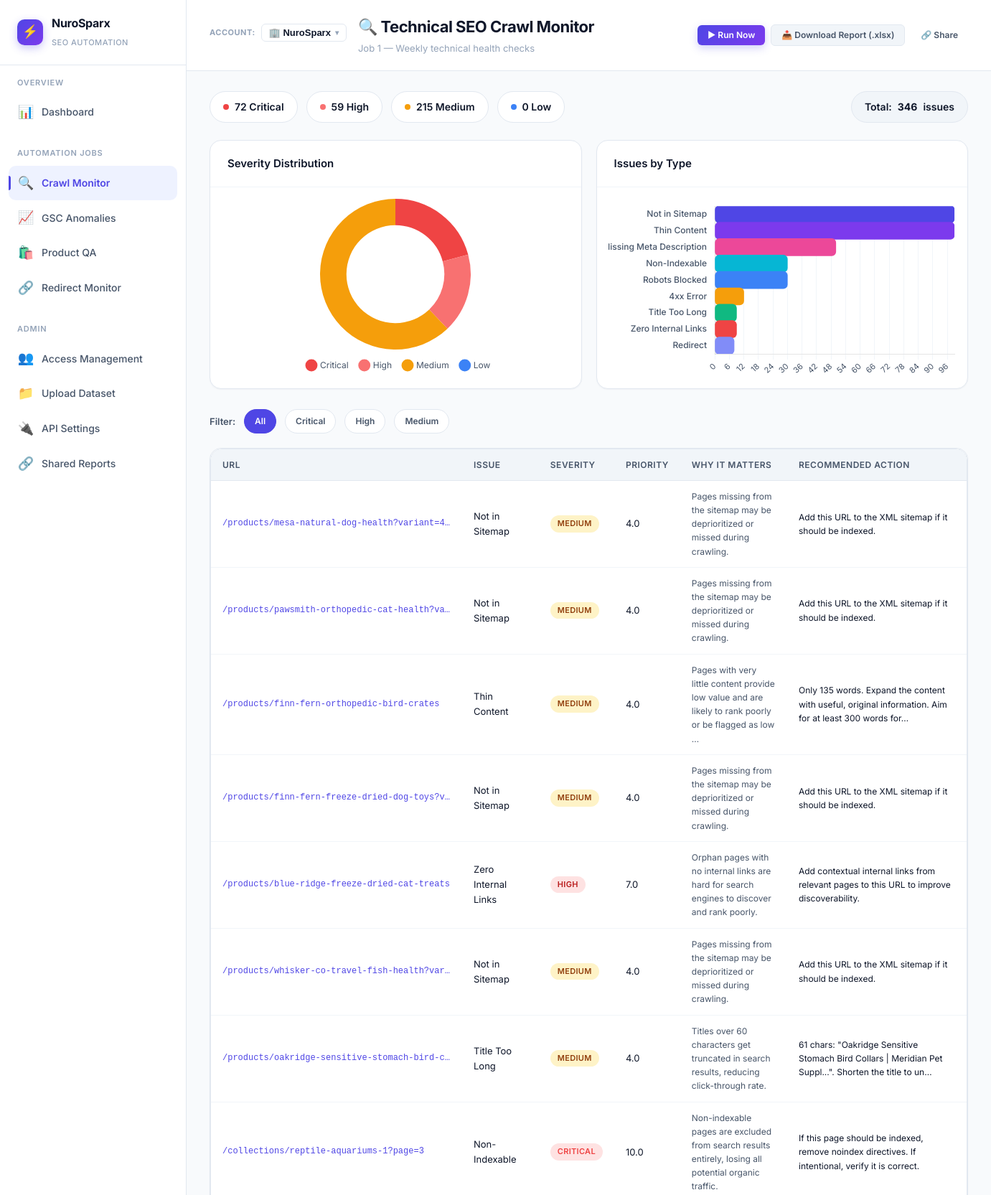
/job/1 (signed in, upper part), run on the app's committed database.
### models.py (models this page shows, shortened)
class Dataset(db.Model):
    __tablename__ = 'datasets'
    id = db.Column(db.Integer, primary_key=True)
    filename = db.Column(db.String(255), nullable=False)
    original_filename = db.Column(db.String(255), nullable=False)
    client_name = db.Column(db.String(120), default='NuroSparx')
    project_type = db.Column(db.String(30), default='dataset')  # dataset | api
    website_url = db.Column(db.String(512), nullable=True)
    gsc_site_url = db.Column(db.String(512), nullable=True)
    ga_property_id = db.Column(db.String(100), nullable=True)
    upload_date = db.Column(db.DateTime, default=lambda: datetime.now(timezone.utc))
    is_active = db.Column(db.Boolean, default=True)
    file_path = db.Column(db.String(512), nullable=False)
    sheet_names = db.Column(db.Text)  # JSON list of sheet names
    row_counts = db.Column(db.Text)   # JSON dict of sheet→row count

class CrawlIssue(db.Model):
    __tablename__ = 'crawl_issues'
    id = db.Column(db.Integer, primary_key=True)
    run_id = db.Column(db.Integer, db.ForeignKey('job_runs.id'), nullable=False)
    run_date = db.Column(db.DateTime, nullable=False)
    url = db.Column(db.String(1024), nullable=False)
    template = db.Column(db.String(50))
    issue = db.Column(db.String(255), nullable=False)
    severity = db.Column(db.String(20), nullable=False)  # Critical, High, Medium, Low
    priority_score = db.Column(db.Float, default=0)
    why_it_matters = db.Column(db.Text)
    recommended_action = db.Column(db.Text)
    owner = db.Column(db.String(100), default='SEO Team')
    detected_date = db.Column(db.DateTime, default=lambda: datetime.now(timezone.utc))
    status = db.Column(db.String(20), default='open')  # open, in_progress, resolved

### app.py (the view)
    @app.route('/job/1')
    @login_required
    def job1_detail():
        from jobs.job1_crawl_monitor import get_crawl_summary
        active_account = _get_active_account()
        run_id = request.args.get('run_id', type=int)
        if not run_id and active_account:
            acc_run = JobRun.query.filter_by(job_number=1, dataset_id=active_account.id, status='completed')\
                .order_by(JobRun.run_date.desc()).first()
            if acc_run:
                run_id = acc_run.id
        summary = get_crawl_summary(run_id)
        if active_account:
            runs = JobRun.query.filter_by(job_number=1, dataset_id=active_account.id, status='completed')\
                .order_by(JobRun.run_date.desc()).limit(20).all()
            if not runs:
                runs = JobRun.query.filter_by(job_number=1, status='completed')\
                    .order_by(JobRun.run_date.desc()).limit(20).all()
        else:
            runs = JobRun.query.filter_by(job_number=1, status='completed')\
                .order_by(JobRun.run_date.desc()).limit(20).all()
        return render_template('job1.html', summary=summary, runs=runs)

### app.py (called while the page is built, shortened)
def _get_active_account():
    active_id = session.get('active_dataset_id')
    if active_id:
        ds = Dataset.query.get(active_id)
        if ds:
            if current_user.is_authenticated and not current_user.has_project_access(ds.id):
                pass
            else:
                return ds
    if current_user.is_authenticated:
        if current_user.is_superadmin:
            ds = Dataset.query.filter_by(is_active=True).first() or Dataset.query.first()
        if ds:
            session['active_dataset_id'] = ds.id
            return ds
    return Dataset.query.filter_by(is_active=True).first() or Dataset.query.first()

### auth.py (called while the page is built)
@login_manager.user_loader
def load_user(user_id):
    return User.query.get(int(user_id))

### jobs/job1_crawl_monitor.py (called while the page is built, shortened)
def get_crawl_summary(run_id=None):
    if run_id:
        issues = CrawlIssue.query.filter_by(run_id=run_id).all()
    severity_counts = {'Critical': 0, 'High': 0, 'Medium': 0, 'Low': 0}
    issue_type_counts = {}
    for issue in issues:
        severity_counts[issue.severity] = severity_counts.get(issue.severity, 0) + 1
        issue_type_counts[issue.issue] = issue_type_counts.get(issue.issue, 0) + 1
    return {
        'run_id': run_id,
        'total_issues': len(issues),
        'severity_counts': severity_counts,
        'issue_type_counts': issue_type_counts,
        'issues': issues,
    }

### models.py (called while the page is built)
    @property
    def is_superadmin(self):
        return self.role in ('superadmin', 'admin')

    @property
    def is_admin(self):
        return self.role in ('superadmin', 'admin')

    def has_project_access(self, dataset_id):
        if self.is_superadmin:
            return True
        projects = self.get_assigned_projects_list()
        if 'all' in projects:
            return True
        return dataset_id in projects or str(dataset_id) in [str(p) for p in projects]

### templates/job1.html (shortened to what this page needs)
{% extends "base.html" %}
{% block page_title %}🔍 Technical SEO Crawl Monitor{% endblock %}
{% block page_subtitle %}Job 1 — Weekly technical health checks{% endblock %}
{% block header_actions %}
<div class="flex items-center gap-2">
  <form method="POST" action="{{ url_for('run_job', job_num=1) }}" data-loading="true" style="display:inline;">
    <button type="submit" class="btn btn-primary btn-sm">▶ Run Now</button>
  </form>
  {% if summary %}
  <a href="{{ url_for('export_job1', run_id=summary.run_id) }}" class="btn btn-secondary btn-sm" title="Download Crawl Issues spreadsheet">
    📥 Download Report (.xlsx)
  </a>
  <form method="POST" action="{{ url_for('share_report', job_num=1, run_id=summary.run_id) }}" style="display:inline;">
    <button type="submit" class="btn btn-ghost btn-sm">🔗 Share</button>
  </form>
  {% endif %}
</div>
{% endblock %}
{% block content %}
{% if summary %}
<div class="summary-bar">
  <div class="summary-pill">
    <span class="summary-pill-dot critical"></span>
    {{ summary.severity_counts.Critical }} Critical
  </div>
  <div class="summary-pill">
    <span class="summary-pill-dot high"></span>
    {{ summary.severity_counts.High }} High
  </div>
  <div class="summary-pill">
    <span class="summary-pill-dot medium"></span>
    {{ summary.severity_counts.Medium }} Medium
  </div>
  <div class="summary-pill">
    <span class="summary-pill-dot low"></span>
    {{ summary.severity_counts.Low }} Low
  </div>
  <div class="summary-pill" style="margin-left:auto;background:var(--bg-tertiary);">
    Total: <strong>{{ summary.total_issues }}</strong> issues
  </div>
</div>
<div class="charts-grid">
  <div class="card">
    <div class="card-header">
      <span class="card-title">Severity Distribution</span>
    </div>
    <div class="chart-container" style="height:280px;">
      <canvas id="severity-chart"></canvas>
    </div>
  </div>
  <div class="card">
    <div class="card-header">
      <span class="card-title">Issues by Type</span>
    </div>
    <div class="chart-container" style="height:280px;">
      <canvas id="issue-types-chart"></canvas>
    </div>
  </div>
</div>
<div class="filter-bar">
  <span style="font-size:13px;font-weight:600;color:var(--text-secondary);">Filter:</span>
  <span class="filter-chip active" data-filter="all">All</span>
  <span class="filter-chip" data-filter="Critical">Critical</span>
  <span class="filter-chip" data-filter="High">High</span>
  <span class="filter-chip" data-filter="Medium">Medium</span>
</div>
<div class="card">
  <div class="table-container">
    <table class="filterable-table">
      <thead>
        <tr>
          <th data-sort>URL</th>
          <th data-sort>Issue</th>
          <th data-sort>Severity</th>
          <th data-sort>Priority</th>
          <th>Why It Matters</th>
          <th>Recommended Action</th>
        </tr>
      </thead>
      <tbody>
        {% for issue in summary.issues %}
        <tr data-filter-value="{{ issue.severity }}">
          <td class="td-url" title="{{ issue.url }}">{{ issue.url|replace('https://www.meridianpet.com', '') or '/' }}</td>
          <td>{{ issue.issue }}</td>
          <td><span class="badge badge-{{ issue.severity|lower }}">{{ issue.severity }}</span></td>
          <td>{{ issue.priority_score }}</td>
          <td style="max-width:250px;font-size:12px;color:var(--text-secondary);">{{ issue.why_it_matters[:100] }}{% if issue.why_it_matters|length > 100 %}…{% endif %}</td>
          <td style="max-width:250px;font-size:12px;">{{ issue.recommended_action[:100] }}{% if issue.recommended_action and issue.recommended_action|length > 100 %}…{% endif %}</td>
        </tr>
        {% endfor %}
      </tbody>
    </table>
  </div>
</div>
{% endif %}
{% endblock %}
{% block scripts %}
{% if summary %}
<script>
  createSeverityChart('severity-chart', {{ summary.severity_counts|tojson }});
  createIssueTypesChart('issue-types-chart', {{ summary.issue_type_counts|tojson }});
</script>
{% endif %}
{% endblock %}

### templates/base.html (shortened to what this page needs)
<!DOCTYPE html>
<html lang="en">
<head>
  <link rel="stylesheet" href="{{ url_for('static', filename='css/style.css') }}">
</head>
<body>
  {% if current_user.is_authenticated %}
  <div class="app-layout">
    <aside class="sidebar" id="sidebar">
      <div class="sidebar-brand">
        <div class="sidebar-brand-icon">⚡</div>
        <div>
          <h1>NuroSparx</h1>
          <span>SEO Automation</span>
        </div>
      </div>
      <nav class="sidebar-nav">
        <div class="nav-section">
          <div class="nav-section-title">Overview</div>
          <a href="{{ url_for('dashboard') }}" class="nav-item {% if request.endpoint == 'dashboard' %}active{% endif %}">
            <span class="nav-item-icon">📊</span>
            Dashboard
          </a>
        </div>
        <div class="nav-section">
          <div class="nav-section-title">Automation Jobs</div>
          <a href="{{ url_for('job1_detail') }}" class="nav-item {% if request.endpoint == 'job1_detail' %}active{% endif %}">
            <span class="nav-item-icon">🔍</span>
            Crawl Monitor
          </a>
          <a href="{{ url_for('job2_detail') }}" class="nav-item {% if request.endpoint == 'job2_detail' %}active{% endif %}">
            <span class="nav-item-icon">📈</span>
            GSC Anomalies
          </a>
          <a href="{{ url_for('job3_detail') }}" class="nav-item {% if request.endpoint == 'job3_detail' %}active{% endif %}">
            <span class="nav-item-icon">🛍️</span>
            Product QA
            {% set pending = pending_count|default(0) %}
          </a>
          <a href="{{ url_for('job4_detail') }}" class="nav-item {% if request.endpoint == 'job4_detail' %}active{% endif %}">
            <span class="nav-item-icon">🔗</span>
            Redirect Monitor
          </a>
        </div>
        {% if current_user.is_admin %}
        <div class="nav-section">
          <div class="nav-section-title">Admin</div>
          {% if current_user.is_superadmin %}
          <a href="{{ url_for('access_management') }}" class="nav-item {% if request.endpoint == 'access_management' %}active{% endif %}">
            <span class="nav-item-icon">👥</span>
            Access Management
          </a>
          {% endif %}
          <a href="{{ url_for('upload_dataset') }}" class="nav-item {% if request.endpoint == 'upload_dataset' %}active{% endif %}">
            <span class="nav-item-icon">📁</span>
            Upload Dataset
          </a>
          <a href="{{ url_for('api_settings') }}" class="nav-item {% if request.endpoint == 'api_settings' %}active{% endif %}">
            <span class="nav-item-icon">🔌</span>
            API Settings
          </a>
          <a href="{{ url_for('shared_reports_list') }}" class="nav-item {% if request.endpoint == 'shared_reports_list' %}active{% endif %}">
            <span class="nav-item-icon">🔗</span>
            Shared Reports
          </a>
        </div>
        {% endif %}
      </nav>
    </aside>
    <main class="main-content">
      <header class="page-header">
        <div class="page-header-left">
          {% if current_account %}
          <div class="account-selector-bar" style="position:relative;margin-bottom:6px;">
            <div class="flex items-center gap-2">
              <span style="font-size:11px;text-transform:uppercase;letter-spacing:0.5px;color:var(--text-tertiary);font-weight:700;">Account:</span>
              <button type="button" class="account-dropdown-toggle" onclick="toggleAccountMenu(event)" style="background:var(--bg-secondary);border:1px solid var(--border);padding:4px 10px;border-radius:var(--radius-sm);cursor:pointer;display:inline-flex;align-items:center;gap:6px;font-weight:700;font-size:13px;color:var(--text-primary);">
                <span>🏢 {{ current_account.client_name }}</span>
                {% if accessible_accounts and accessible_accounts|length > 1 %}
                <span style="font-size:10px;color:var(--text-tertiary);">▾</span>
                {% endif %}
              </button>
            </div>
          </div>
          {% endif %}
          <div>
            <h2 class="page-title">{% block page_title %}Dashboard{% endblock %}</h2>
            <p class="page-subtitle">{% block page_subtitle %}{% endblock %}</p>
          </div>
        </div>
        <div class="page-header-actions">
          {% block header_actions %}{% endblock %}
        </div>
      </header>
      <div class="content-area">
        {% block content %}{% endblock %}
      </div>
    </main>
  </div>
  {% else %}
  {% block unauthenticated %}{% endblock %}
  {% endif %}
  {% block scripts %}{% endblock %}
</body>
</html>

### data on the page
Dataset: client_name "NuroSparx"
CrawlIssue: url "/products/mesa-natural-dog-health?variant=4…", issue "Not in Sitemap", severity "MEDIUM", priority_score "4.0", why_it_matters "Pages missing from the sitemap may be deprioritized or missed during crawling.", recommended_action "Add this URL to the XML sitemap if it should be indexed."
CrawlIssue: url "/products/pawsmith-orthopedic-cat-health?va…", issue "Not in Sitemap", severity "MEDIUM", priority_score "4.0", why_it_matters "Pages missing from the sitemap may be deprioritized or missed during crawling.", recommended_action "Add this URL to the XML sitemap if it should be indexed."
CrawlIssue: url "/products/finn-fern-orthopedic-bird-crates", issue "Thin Content", severity "MEDIUM", priority_score "4.0", why_it_matters "Pages with very little content provide low value and are likely to rank poorly or be flagged as low", recommended_action "Only 135 words. Expand the content with useful, original information. Aim for at least 300 words for"
CrawlIssue: url "/products/finn-fern-freeze-dried-dog-toys?v…", issue "Not in Sitemap", severity "MEDIUM", priority_score "4.0", why_it_matters "Pages missing from the sitemap may be deprioritized or missed during crawling.", recommended_action "Add this URL to the XML sitemap if it should be indexed."
CrawlIssue: url "/products/blue-ridge-freeze-dried-cat-treats", issue "Zero Internal Links", severity "HIGH", priority_score "7.0", why_it_matters "Orphan pages with no internal links are hard for search engines to discover and rank poorly.", recommended_action "Add contextual internal links from relevant pages to this URL to improve discoverability."
CrawlIssue: url "/products/whisker-co-travel-fish-health?var…", issue "Not in Sitemap", severity "MEDIUM", priority_score "4.0", why_it_matters "Pages missing from the sitemap may be deprioritized or missed during crawling.", recommended_action "Add this URL to the XML sitemap if it should be indexed."
CrawlIssue: url "/products/oakridge-sensitive-stomach-bird-c…", issue "Title Too Long", severity "MEDIUM", priority_score "4.0", why_it_matters "Titles over 60 characters get truncated in search results, reducing click-through rate.", recommended_action "61 chars: \"Oakridge Sensitive Stomach Bird Collars | Meridian Pet Suppl...\". Shorten the title to un"
CrawlIssue: url "/collections/reptile-aquariums-1?page=3", issue "Non-Indexable", severity "CRITICAL", priority_score "10.0", why_it_matters "Non-indexable pages are excluded from search results entirely, losing all potential organic traffic.", recommended_action "If this page should be indexed, remove noindex directives. If intentional, verify it is correct."

### other printed values
{{ summary.severity_counts.Critical }} "72"
{{ summary.severity_counts.High }} "59"
{{ summary.severity_counts.Medium }} "215"
{{ summary.severity_counts.Low }} "0"
{{ summary.total_issues }} "346"
chart data {{ summary.severity_counts|tojson }} {"Critical": 72, "High": 59, "Low": 0, "Medium": 215}
chart data {{ summary.issue_type_counts|tojson }} {"4xx Error": 12, "Missing Meta Description": 50, "Non-Indexable": 30, "Not in Sitemap": 99, "Redirect": 8, "Robots Blocked": 30, "Thin Content": 99, "Title Too Long": 9, "Zero Internal Links": 9}
